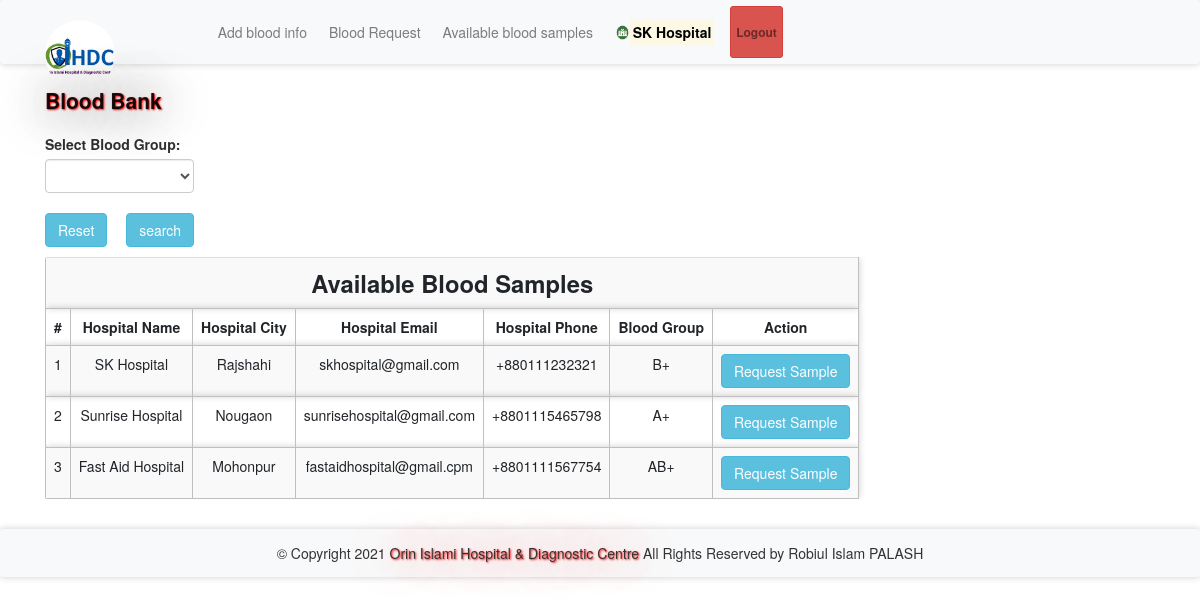
Page /abs.php (signed in) on the committed database.
### tables this page shows
CREATE TABLE `bloodinfo` (
  `bid` int(11) NOT NULL,
  `hid` int(11) NOT NULL,
  `bg` varchar(10) NOT NULL
);

CREATE TABLE `hospitals` (
  `id` int(11) NOT NULL,
  `hname` varchar(100) NOT NULL,
  `hemail` varchar(100) NOT NULL,
  `hpassword` varchar(100) NOT NULL,
  `hphone` varchar(100) NOT NULL,
  `hcity` varchar(100) NOT NULL
);

### message.php (called while the page is built, shortened)
<?php $counter=0; if(isset($_GET['msg'])) { ?>
	<div class="col-5 alert alert alert-success alert-dismissible fade show card" id="message">
		<button type="button" class="close" data-dismiss="alert" title="close">&times;</button><?php echo $_GET['msg'];?>
	</div>
<?php }?>

### abs.php (the view, shortened to what this page needs)
<?php
require 'file/connection.php';
if(isset($_GET['search'])){
    $searchKey = $_GET['search'];
    $sql = "select bloodinfo.*, hospitals.* from bloodinfo, hospitals where bloodinfo.hid=hospitals.id && bg LIKE '%$searchKey%'";
}else{
    $sql = "select bloodinfo.*, hospitals.* from bloodinfo, hospitals where bloodinfo.hid=hospitals.id";
}
$result = mysqli_query($conn, $sql);
?>
<!DOCTYPE html>
<html>
<?php require 'head.php'; ?>
<body>
    <?php require 'header.php'; ?>
    <div class="container cont">
        <?php require 'message.php'; ?>
        <div class="row col-lg-8 col-md-8 col-sm-12 mb-3">
            <form method="get" action="" style="margin-top:-20px; ">
            <label class="font-weight-bolder">Select Blood Group:</label>
               <select name="search" class="form-control">
               <option><?php echo @$_GET['search']; ?></option>
               <option value="A+">A+</option>
               </select><br>
               <a href="abs.php" class="btn btn-info mr-4"> Reset</a>
               <input type="submit" name="submit" class="btn btn-info" value="search">
           </form>
        </div>
        <table class="table table-responsive table-striped rounded mb-5">
            <tr><th colspan="7" class="title">Available Blood Samples</th></tr>
            <tr>
                <th>#</th>
                <th>Hospital Name</th>
                <th>Hospital City</th>
                <th>Hospital Email</th>
                <th>Hospital Phone</th>
                <th>Blood Group</th>
                <th>Action</th>
            </tr>
        <?php while($row = mysqli_fetch_array($result)) { ?>
            <tr>
                <td><?php echo ++$counter;?></td>
                <td><?php echo $row['hname'];?></td>
                <td><?php echo ($row['hcity']); ?></td>
                <td><?php echo ($row['hemail']); ?></td>
                <td><?php echo ($row['hphone']); ?></td>
                <td><?php echo ($row['bg']); ?></td>
                <form action="file/request.php" method="post">
                <?php if (isset($_SESSION['hid'])) { ?>
                <td><a href="javascript:void(0);" class="btn btn-info hospital">Request Sample</a></td>
                <?php } else {(isset($_SESSION['rid']))  ?>
                <td><input type="submit" name="request" class="btn btn-info" value="Request Sample"></td>
                <?php } ?>
                </form>
            </tr>
        <?php } ?>
        </table>
    </div>
    <?php require 'footer.php' ?>
</body>

### head.php (shortened to what this page needs)
<head>
    <link rel="stylesheet" href="https://maxcdn.bootstrapcdn.com/bootstrap/4.5.0/css/bootstrap.min.css">
    <link rel="stylesheet" type="text/css" href="../library/css/bootstrap.min.css"/>
    <link href="css/style.css" rel="stylesheet"/>
</head>

### header.php (shortened to what this page needs)
<nav class="navbar navbar-expand-sm navbar-light bg-light sticky-top">
	<div class="container">
		<a class="navbar-brand" href="index.php"><img src="image/oihdc.jpg" width="70" height="70" class="rounded-circle">Blood Bank</a>
          <div class="collapse navbar-collapse" id="collapsibleNavbar">
        <?php if (isset($_SESSION['hid'])) { ?>
		<ul class="navbar-nav ml-auto">
			<li class="nav-item">
				<a class="nav-link btn btn-light" href="bloodinfo.php">Add blood info</a>
            </li>
            <li class="nav-item">
                <a class="nav-link btn btn-light" href="bloodrequest.php">Blood Request</a>
            </li>
			<li class="nav-item">
				<a class="nav-link btn btn-light" href="abs.php">Available blood samples</a>
            </li>
            <li class="nav-item">
                <a href="hprofile.php?id=<?php echo $_SESSION['hid']; ?>" class="nav-link btn font-weight-bold"><img src="image/hospital.png" width="15" height="15" class="rounded-circle"><mark><?php echo $_SESSION['hname']; ?></mark></a>
            </li>
            <li class="nav-item">
                <a class="nav-link btn btn-danger btn-sm font-weight-bold" href="logout.php">Logout</a>
            </li>
        </ul>
        <?php } ?>
       </div>
    </div>
</nav>

### footer.php (shortened to what this page needs)
<footer class="footer text-center bg-light">
	© Copyright <span id="demo"></span> <span class="brand">Orin Islami Hospital & Diagnostic Centre </span> All Rights Reserved by Robiul Islam PALASH
</footer>

### css/style.css (style rules this page uses)
.cont { padding-top: 40px; text-align: justify; font-size: 1em; }
.card ,nav, .footer,tr,video { border-radius: 3px; transition: all 200ms ease-out; box-shadow: 0px 0px 7px rgba(0, 0, 0, 0.2); }
tr,th,td { border:0.1px solid silver; text-align: center; }
.nav-item { margin-left: 10px; }
.navbar-brand { text-shadow: 1px 1px 2px red, 0 0 50px black, 0 0 5px white; font-weight: bold; font-size: 1.5em; }
.title { font-weight: bold; font-size: 1.7em; text-transform: capitalize; text-align: center; }
.brand { text-shadow: 1px 1px 2px red, 0 0 50px red;, 0 0 5px white; }
.rounded-circle { margin-top: -2.5px; color: red; }
form { padding-top: 20px; }
a:link { text-decoration: none; }
.footer { padding: 14px; }

### rows in the picture
bloodinfo: hid.hname "SK Hospital", hid.hcity "Rajshahi", hid.hemail "skhospital@gmail.com", hid.hphone "+880111232321", bg "B+"
bloodinfo: hid.hname "Sunrise Hospital", hid.hcity "Nougaon", hid.hemail "sunrisehospital@gmail.com", hid.hphone "+8801115465798", bg "A+"
bloodinfo: hid.hname "Fast Aid Hospital", hid.hcity "Mohonpur", hid.hemail "fastaidhospital@gmail.cpm", hid.hphone "+8801111567754", bg "AB+"

### other values in the picture
$_SESSION['hname'] "SK Hospital"
